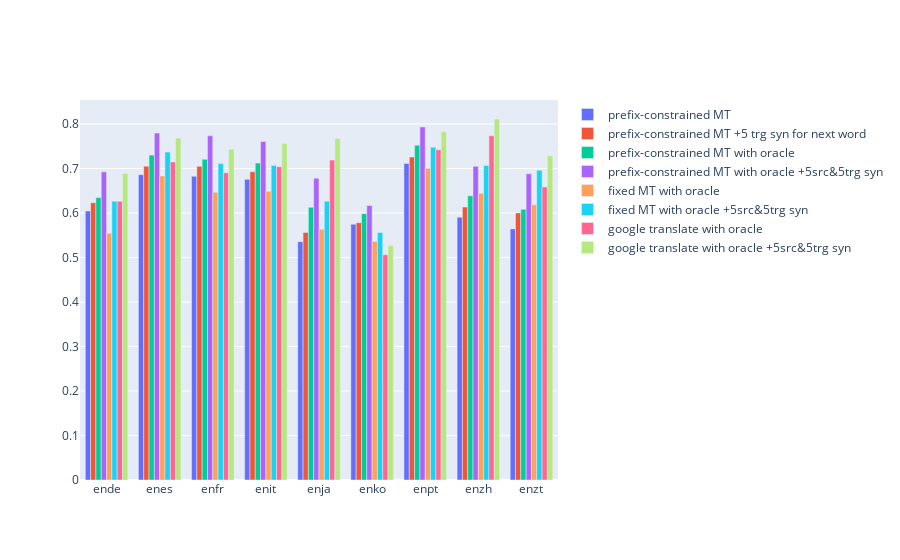

The notebook cell saved with this chart:
### Code cell
# noexport

import plotly.graph_objects as go

fig = go.Figure(data=[
    #go.Bar(name='no MT, 5 src syn for each word', x=langpair_list, y=[langpair_to_num_src_trg_synonyms_nomt_to_accuracy[lang][(5, 0)] for lang in langpair_list]),
    go.Bar(name='prefix-constrained MT', x=langpair_list, y=[lang_to_baseline_accuracy[lang] for lang in langpair_list]),
    #go.Bar(name='prefix-constrained MT, plus 5 src syn for each word', x=langpair_list, y=[langpair_to_num_src_trg_synonyms_prefix_nextword_to_accuracy[lang][(5,0)] for lang in langpair_list]),
    go.Bar(name='prefix-constrained MT +5 trg syn for next word', x=langpair_list, y=[langpair_to_num_src_trg_synonyms_prefix_nextword_to_accuracy[lang][(0,5)] for lang in langpair_list]),
    #go.Bar(name='prefix-constrained MT +5src&5trg syn', x=langpair_list, y=[langpair_to_num_src_trg_synonyms_prefix_oracle_allsyn_to_accuracy[lang][(5,5)] for lang in langpair_list]),
    go.Bar(name='prefix-constrained MT with oracle', x=langpair_list, y=[lang_to_baseline_accuracy_with_oracle[lang] for lang in langpair_list]),
    #go.Bar(name='prefix-constrained MT with oracle, plus 5 src syn for each word', x=langpair_list, y=[langpair_to_num_src_trg_synonyms_prefix_oracle_to_accuracy[lang][(5,0)] for lang in langpair_list]),
    #go.Bar(name='prefix-constrained MT with oracle, plus 5 trg syn for *next* word', x=langpair_list, y=[langpair_to_num_src_trg_synonyms_prefix_oracle_to_accuracy[lang][(0,5)] for lang in langpair_list]),
    go.Bar(name='prefix-constrained MT with oracle +5src&5trg syn', x=langpair_list, y=[langpair_to_num_src_trg_synonyms_prefix_oracle_allsyn_to_accuracy[lang][(5,5)] for lang in langpair_list]),
    go.Bar(name='fixed MT with oracle', x=langpair_list, y=[langpair_to_oracle_accuracy[lang] for lang in langpair_list]),
    #go.Bar(name='fixed MT with oracle, plus 5 src syn for each word', x=langpair_list, y=[langpair_to_num_src_trg_synonyms_to_accuracy[lang][(5,0)] for lang in langpair_list]),
    #go.Bar(name='fixed MT with oracle, plus 5 trg syn for each word', x=langpair_list, y=[langpair_to_num_src_trg_synonyms_to_accuracy[lang][(0,5)] for lang in langpair_list]),
    go.Bar(name='fixed MT with oracle +5src&5trg syn', x=langpair_list, y=[langpair_to_num_src_trg_synonyms_to_accuracy[lang][(5,5)] for lang in langpair_list]),
    #go.Bar(name='google translate with oracle', x=langpair_list, y=[lang_to_google_translate_accuracy_with_oracle[lang] for lang in langpair_list]),
    go.Bar(name='google translate with oracle', x=langpair_list, y=[langpair_to_num_src_trg_synonyms_googtrans_to_accuracy[lang][(0,0)] for lang in langpair_list]),
    #go.Bar(name='google translate with oracle, plus 5 src syn for each word', x=langpair_list, y=[langpair_to_num_src_trg_synonyms_googtrans_to_accuracy[lang][(5,0)] for lang in langpair_list]),
    #go.Bar(name='google translate with oracle, plus 5 trg syn for each word', x=langpair_list, y=[langpair_to_num_src_trg_synonyms_googtrans_to_accuracy[lang][(0,5)] for lang in langpair_list]),
    go.Bar(name='google translate with oracle +5src&5trg syn', x=langpair_list, y=[langpair_to_num_src_trg_synonyms_googtrans_to_accuracy[lang][(5,5)] for lang in langpair_list]),
])
# Change the bar mode
fig.update_layout(barmode='group')
fig.show()

### Figure 1 — Plotly figure (JSON) as saved in the notebook; plotly's stock layout.template omitted (floating-point values rounded to 4 significant figures)
{"data": [{"name": "prefix-constrained MT", "type": "bar", "x": ["ende", "enes", "enfr", "enit", "enja", "enko", "enpt", "enzh", "enzt"], "y": [0.6045, 0.6861, 0.6825, 0.6756, 0.5356, 0.5749, 0.7112, 0.5905, 0.5643]}, {"name": "prefix-constrained MT +5 trg syn for next word", "type": "bar", "x": ["ende", "enes", "enfr", "enit", "enja", "enko", "enpt", "enzh", "enzt"], "y": [0.6231, 0.7053, 0.7049, 0.6925, 0.5564, 0.5782, 0.7258, 0.6133, 0.6002]}, {"name": "prefix-constrained MT with oracle", "type": "bar", "x": ["ende", "enes", "enfr", "enit", "enja", "enko", "enpt", "enzh", "enzt"], "y": [0.6348, 0.7301, 0.7209, 0.7121, 0.6129, 0.5985, 0.7524, 0.6386, 0.6083]}, {"name": "prefix-constrained MT with oracle +5src&5trg syn", "type": "bar", "x": ["ende", "enes", "enfr", "enit", "enja", "enko", "enpt", "enzh", "enzt"], "y": [0.6924, 0.7797, 0.7735, 0.7605, 0.6781, 0.6167, 0.7934, 0.7049, 0.688]}, {"name": "fixed MT with oracle", "type": "bar", "x": ["ende", "enes", "enfr", "enit", "enja", "enko", "enpt", "enzh", "enzt"], "y": [0.5545, 0.6831, 0.6465, 0.6487, 0.5635, 0.5362, 0.7005, 0.6442, 0.6186]}, {"name": "fixed MT with oracle +5src&5trg syn", "type": "bar", "x": ["ende", "enes", "enfr", "enit", "enja", "enko", "enpt", "enzh", "enzt"], "y": [0.6267, 0.7369, 0.7111, 0.7068, 0.6266, 0.5562, 0.7478, 0.707, 0.6961]}, {"name": "google translate with oracle", "type": "bar", "x": ["ende", "enes", "enfr", "enit", "enja", "enko", "enpt", "enzh", "enzt"], "y": [0.6262, 0.7148, 0.6903, 0.7042, 0.7189, 0.5063, 0.7423, 0.7735, 0.6584]}, {"name": "google translate with oracle +5src&5trg syn", "type": "bar", "x": ["ende", "enes", "enfr", "enit", "enja", "enko", "enpt", "enzh", "enzt"], "y": [0.689, 0.7684, 0.7435, 0.7561, 0.7674, 0.5263, 0.7825, 0.8112, 0.7286]}], "layout": {"barmode": "group"}}
